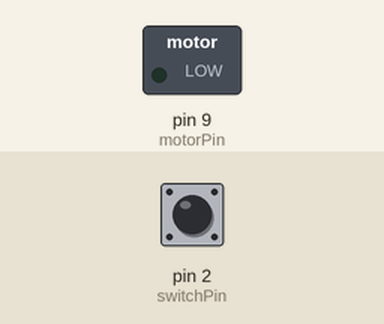
A sketch run on a simulated Arduino Uno, built with avr-gcc and run on an emulated ATmega328P. Shown: switched loads named in the sketch (green lamp = pin HIGH). The inputs (shaded band) are chosen by the test bench; at power-on: pin 2 (switchPin) LOW. What the sketch prints to the serial monitor is not drawn.

Above: at 1.2 s.
1.3 s: pin 2 (switchPin) pulled HIGH for 0.15 s
At 1.38 s:
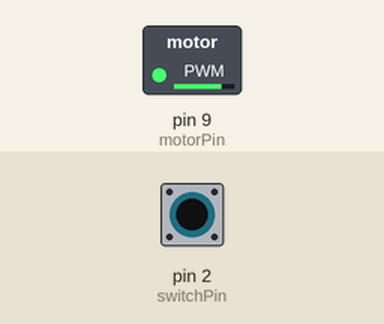
2.9 s: pin 2 (switchPin) pulled HIGH for 3.2 s
At 7.2 s:
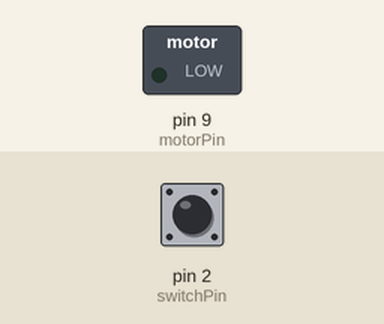
Timing chart, 0 to 8.7 s (numbered marks = the images above; inputs shaded):
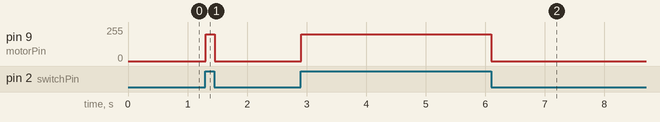

Measured:
- after the input at 1.3 s, pin 9 (motorPin): 0/255 → 200/255 at once, → 0/255 0.15 s later
- after the input at 2.9 s, pin 9 (motorPin): 0/255 → 200/255 at once, → 0/255 3.2 s later

The sketch:

09_motorized_pinwheel.ino
```cpp
const int switchPin = 2;
const int motorPin = 9;
int switchState = 0;

void setup() {
  // put your setup code here, to run once:
  pinMode(motorPin, OUTPUT);
  pinMode(switchPin, INPUT);
  Serial.begin(9600);
}

void loop() {
  // put your main code here, to run repeatedly:
  switchState = digitalRead(switchPin);
  Serial.println(switchState);
  //analogWrite(motorPin, 220);
  if (switchState == 1) {
    //digitalWrite(motorPin, HIGH);
    analogWrite(motorPin, 200);
  }
  else {
    //digitalWrite(motorPin, LOW);
    analogWrite(motorPin, 0);
  }
}
```
